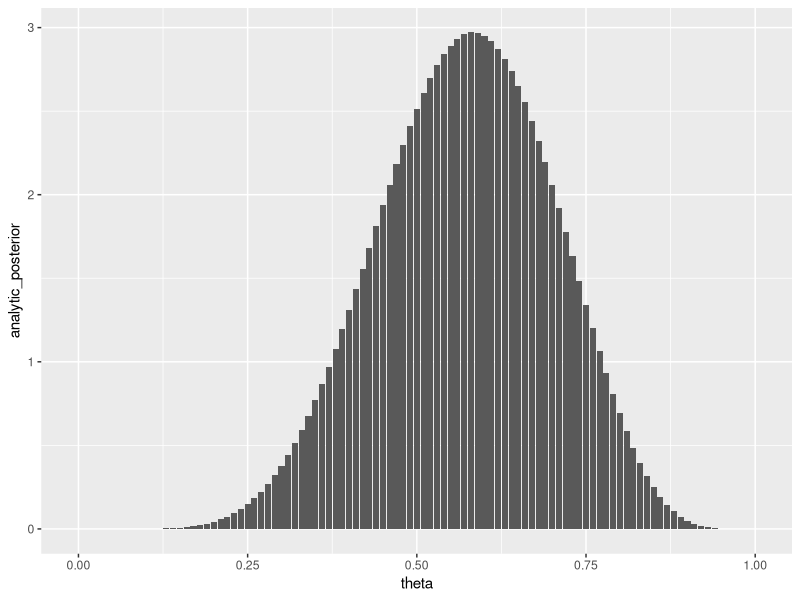
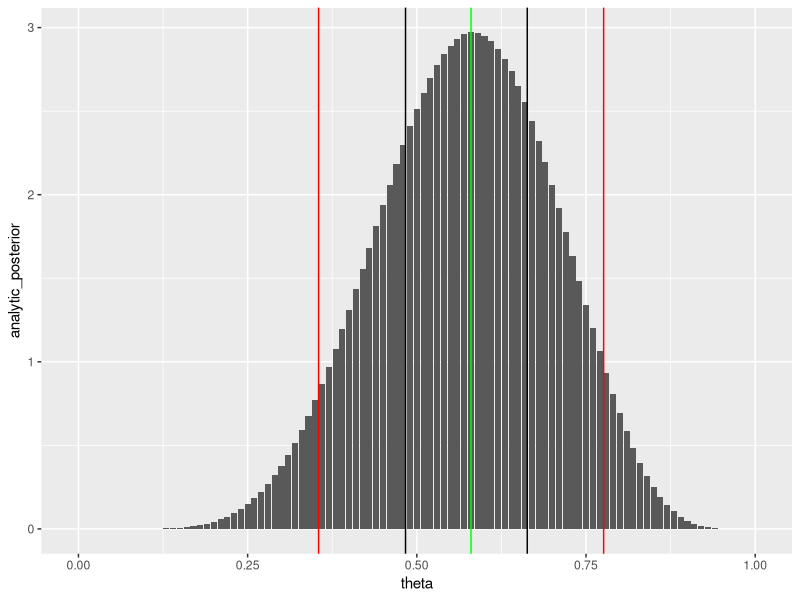

Source code (R) for these figures, in order:
library(tidyverse)

# theta is the percentage of students in 18.05 who prefer Bayesian statistics over frequentist statistics.
# x1 is the number of people in a sample of 10 who prefer Bayesian statistics. Then, x1 ~ Binom(10,theta).

dtheta=0.01
df <- tibble(
  theta = seq(0,1,by=dtheta),
  prior = dbeta(theta,shape1=2,shape2=2),
  likelihood_x1_is_6 = dbinom(x=6, size=10, prob=theta),
  num = prior * likelihood_x1_is_6,
  posterior = num / sum(num*dtheta),
  analytic_posterior = dbeta(theta,shape1=2+6,shape2=2+4)
)
df %>% ggplot() + geom_col(aes(x=theta,y=analytic_posterior))

# c) Calculate some probability intervals
fifty_percent_p_interval_lower <- qbeta(0.25,shape1=2+6,shape2=2+4,lower.tail=TRUE)
fifty_percent_p_interval_upper <- qbeta(0.25,shape1=2+6,shape2=2+4,lower.tail=FALSE)
ninety_percent_p_interval_lower <- qbeta(0.05,shape1=2+6,shape2=2+4,lower.tail=TRUE)
ninety_percent_p_interval_upper <- qbeta(0.05,shape1=2+6,shape2=2+4,lower.tail=FALSE)

# d) calculate MAP
MAP_theta <- df$posterior %>% which.max() %>% df$theta[[.]]

# Although the MAP estimate is 0.58, the 50% probability interval includes theta<0.5, and the 90% probability interval includes much fewer values, so it is not a strnog case for the argument that the majority of students are bayesians.
df %>% ggplot() + 
  geom_col(aes(x=theta,y=analytic_posterior)) +
  geom_vline(xintercept=c(fifty_percent_p_interval_lower,
                          fifty_percent_p_interval_upper)) +
  geom_vline(xintercept=c(ninety_percent_p_interval_lower,
                          ninety_percent_p_interval_upper), colour="red") +
  geom_vline(xintercept=MAP_theta, colour="green")

# e) what is the chance that the majority of another sample of 10 students prefer Bayesian statistics?
num_bayesians <- seq(6,10) 
probability_majority_bayesians <- num_bayesians %>% 
  map_dbl(function(num) {
    sum(dbinom(x=num, size=10, prob=df$theta) * df$posterior * dtheta)
    }) %>%
  sum()
